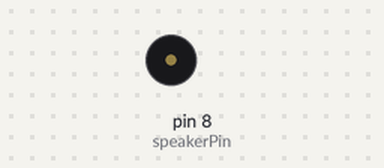
The sketch below on a simulated Arduino Uno, built with avr-gcc and run on an emulated ATmega328P. Shown: buzzer (waves = sounding).

Above: at 0.35 s.
At 4.85 s:
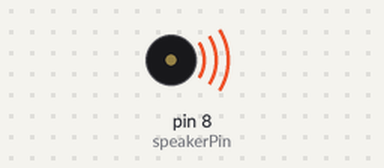
Timing chart, 0 to 5.2 s (numbered marks = the images above):
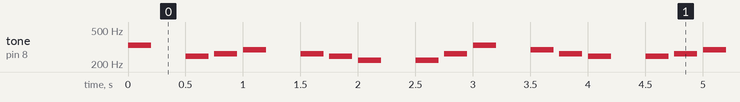

Measured:
- by itself, tone on pin 8 (speakerPin): plays 330 Hz for 0.20 s, 247 Hz for 0.20 s, 262 Hz for 0.20 s, 294 Hz for 0.20 s, 262 Hz for 0.20 s, 247 Hz for 0.20 s … (326 notes in this stretch)

The sketch:

9b.ino
```cpp
int speakerPin = 8;

void setup() {
 pinMode(speakerPin, OUTPUT);
}

void loop() {


tone(speakerPin, 330, 200);
delay(500);

tone(speakerPin, 247, 200);
delay(250);

tone(speakerPin, 262, 200);
delay(250);

tone(speakerPin, 294, 200);
delay(500);

tone(speakerPin, 262, 200);
delay(250);

tone(speakerPin, 247, 200);
delay(250);

tone(speakerPin, 220, 200);
delay(500);

tone(speakerPin, 220, 200);
delay(250);

tone(speakerPin, 262, 200);
delay(250);

tone(speakerPin, 330, 200);
delay(500);

tone(speakerPin, 294, 200);
delay(250);

tone(speakerPin, 262, 200);
delay(250);

tone(speakerPin, 246, 200);
delay(500);

tone(speakerPin, 246, 200);
delay(250);

tone(speakerPin, 262, 200);
delay(250);

tone(speakerPin, 294, 200);
delay(500);

tone(speakerPin, 330, 200);
delay(500);

tone(speakerPin, 262, 200);
delay(500);

tone(speakerPin, 220, 200);
delay(500);

tone(speakerPin, 220, 200);
delay(1000);
}
```
